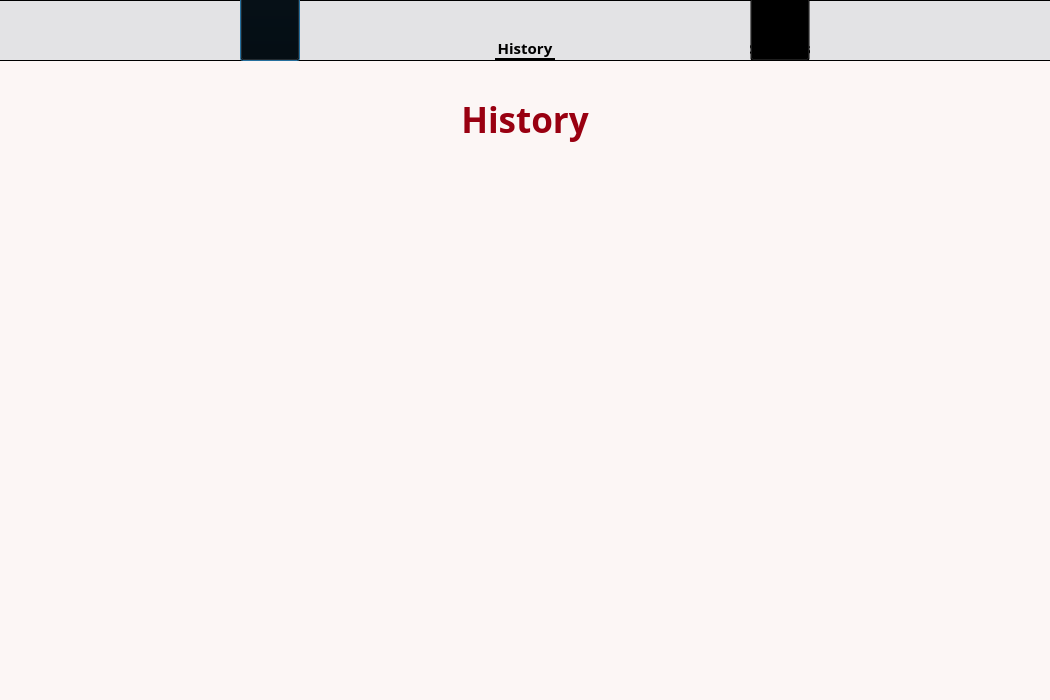
<?xml version="1.0" encoding="UTF-8"?>
<ui version="4.0">
 <class>Dialog</class>
 <widget class="QDialog" name="Dialog">
  <property name="geometry">
   <rect>
    <x>0</x>
    <y>0</y>
    <width>1050</width>
    <height>700</height>
   </rect>
  </property>
  <property name="focusPolicy">
   <enum>Qt::NoFocus</enum>
  </property>
  <property name="windowTitle">
   <string>Dialog</string>
  </property>
  <property name="layoutDirection">
   <enum>Qt::LeftToRight</enum>
  </property>
  <property name="styleSheet">
   <string notr="true">background-color:#FCF6F5;</string>
  </property>
  <widget class="QLabel" name="label">
   <property name="geometry">
    <rect>
     <x>325</x>
     <y>80</y>
     <width>400</width>
     <height>80</height>
    </rect>
   </property>
   <property name="font">
    <font>
     <family>Century Gothic</family>
     <pointsize>26</pointsize>
     <weight>75</weight>
     <bold>true</bold>
    </font>
   </property>
   <property name="styleSheet">
    <string notr="true">color:#990011</string>
   </property>
   <property name="text">
    <string>&lt;html&gt;&lt;head/&gt;&lt;body&gt;&lt;p&gt;History&lt;/p&gt;&lt;/body&gt;&lt;/html&gt;</string>
   </property>
   <property name="alignment">
    <set>Qt::AlignCenter</set>
   </property>
  </widget>
  <widget class="QWidget" name="menu_widget" native="true">
   <property name="geometry">
    <rect>
     <x>0</x>
     <y>0</y>
     <width>1050</width>
     <height>61</height>
    </rect>
   </property>
   <property name="styleSheet">
    <string notr="true">#menu_widget{
border-top: 1px solid rgb(0, 0, 0);
border-bottom: 1px solid rgb(0, 0, 0);

background-color: rgb(227, 227, 229)
} 


#menu_widget QPushButton
{

background-color: transparent;
}



#menu_widget QLabel{
 background-color: transparent;
}




#menu_widget QPushButton:checked
{

padding-top: 3px;
border: 3px solid black;
border-left: none;
border-right: none;
border-top: none;
}





</string>
   </property>
   <widget class="QLabel" name="home_label">
    <property name="geometry">
     <rect>
      <x>240</x>
      <y>37</y>
      <width>60</width>
      <height>21</height>
     </rect>
    </property>
    <property name="font">
     <font>
      <family>Century Gothic</family>
      <pointsize>11</pointsize>
      <weight>75</weight>
      <bold>true</bold>
     </font>
    </property>
    <property name="text">
     <string>Home</string>
    </property>
    <property name="alignment">
     <set>Qt::AlignCenter</set>
    </property>
   </widget>
   <widget class="QPushButton" name="homeButton">
    <property name="geometry">
     <rect>
      <x>240</x>
      <y>-12</y>
      <width>60</width>
      <height>73</height>
     </rect>
    </property>
    <property name="font">
     <font>
      <family>Century Gothic</family>
      <pointsize>14</pointsize>
      <weight>75</weight>
      <bold>true</bold>
     </font>
    </property>
    <property name="toolTip">
     <string/>
    </property>
    <property name="styleSheet">
     <string notr="true"/>
    </property>
    <property name="text">
     <string/>
    </property>
    <property name="icon">
     <iconset>
      <normaloff>../../Downloads/home.png</normaloff>../../Downloads/home.png</iconset>
    </property>
    <property name="iconSize">
     <size>
      <width>26</width>
      <height>26</height>
     </size>
    </property>
    <property name="checkable">
     <bool>true</bool>
    </property>
    <property name="checked">
     <bool>false</bool>
    </property>
    <property name="autoExclusive">
     <bool>true</bool>
    </property>
   </widget>
   <widget class="QLabel" name="history_label">
    <property name="geometry">
     <rect>
      <x>495</x>
      <y>37</y>
      <width>60</width>
      <height>21</height>
     </rect>
    </property>
    <property name="font">
     <font>
      <family>Century Gothic</family>
      <pointsize>11</pointsize>
      <weight>75</weight>
      <bold>true</bold>
     </font>
    </property>
    <property name="text">
     <string>History</string>
    </property>
    <property name="alignment">
     <set>Qt::AlignCenter</set>
    </property>
   </widget>
   <widget class="QPushButton" name="historyButton">
    <property name="geometry">
     <rect>
      <x>495</x>
      <y>-8</y>
      <width>60</width>
      <height>69</height>
     </rect>
    </property>
    <property name="font">
     <font>
      <family>Century Gothic</family>
      <pointsize>14</pointsize>
      <weight>75</weight>
      <bold>true</bold>
     </font>
    </property>
    <property name="toolTip">
     <string/>
    </property>
    <property name="styleSheet">
     <string notr="true"/>
    </property>
    <property name="text">
     <string/>
    </property>
    <property name="icon">
     <iconset>
      <normaloff>../../Downloads/histroy.png</normaloff>../../Downloads/histroy.png</iconset>
    </property>
    <property name="iconSize">
     <size>
      <width>26</width>
      <height>26</height>
     </size>
    </property>
    <property name="checkable">
     <bool>true</bool>
    </property>
    <property name="checked">
     <bool>true</bool>
    </property>
    <property name="autoExclusive">
     <bool>true</bool>
    </property>
   </widget>
   <widget class="QLabel" name="settings_label">
    <property name="geometry">
     <rect>
      <x>750</x>
      <y>37</y>
      <width>60</width>
      <height>21</height>
     </rect>
    </property>
    <property name="font">
     <font>
      <family>Century Gothic</family>
      <pointsize>11</pointsize>
      <weight>75</weight>
      <bold>true</bold>
     </font>
    </property>
    <property name="text">
     <string>Settings</string>
    </property>
    <property name="alignment">
     <set>Qt::AlignCenter</set>
    </property>
   </widget>
   <widget class="QPushButton" name="settingsButton">
    <property name="geometry">
     <rect>
      <x>750</x>
      <y>-12</y>
      <width>60</width>
      <height>73</height>
     </rect>
    </property>
    <property name="font">
     <font>
      <family>Century Gothic</family>
      <pointsize>14</pointsize>
      <weight>75</weight>
      <bold>true</bold>
     </font>
    </property>
    <property name="toolTip">
     <string/>
    </property>
    <property name="styleSheet">
     <string notr="true">

</string>
    </property>
    <property name="text">
     <string/>
    </property>
    <property name="icon">
     <iconset>
      <normaloff>../../Downloads/settings.png</normaloff>../../Downloads/settings.png</iconset>
    </property>
    <property name="iconSize">
     <size>
      <width>26</width>
      <height>26</height>
     </size>
    </property>
    <property name="checkable">
     <bool>true</bool>
    </property>
    <property name="autoExclusive">
     <bool>true</bool>
    </property>
   </widget>
  </widget>
 </widget>
 <resources/>
 <connections/>
</ui>
